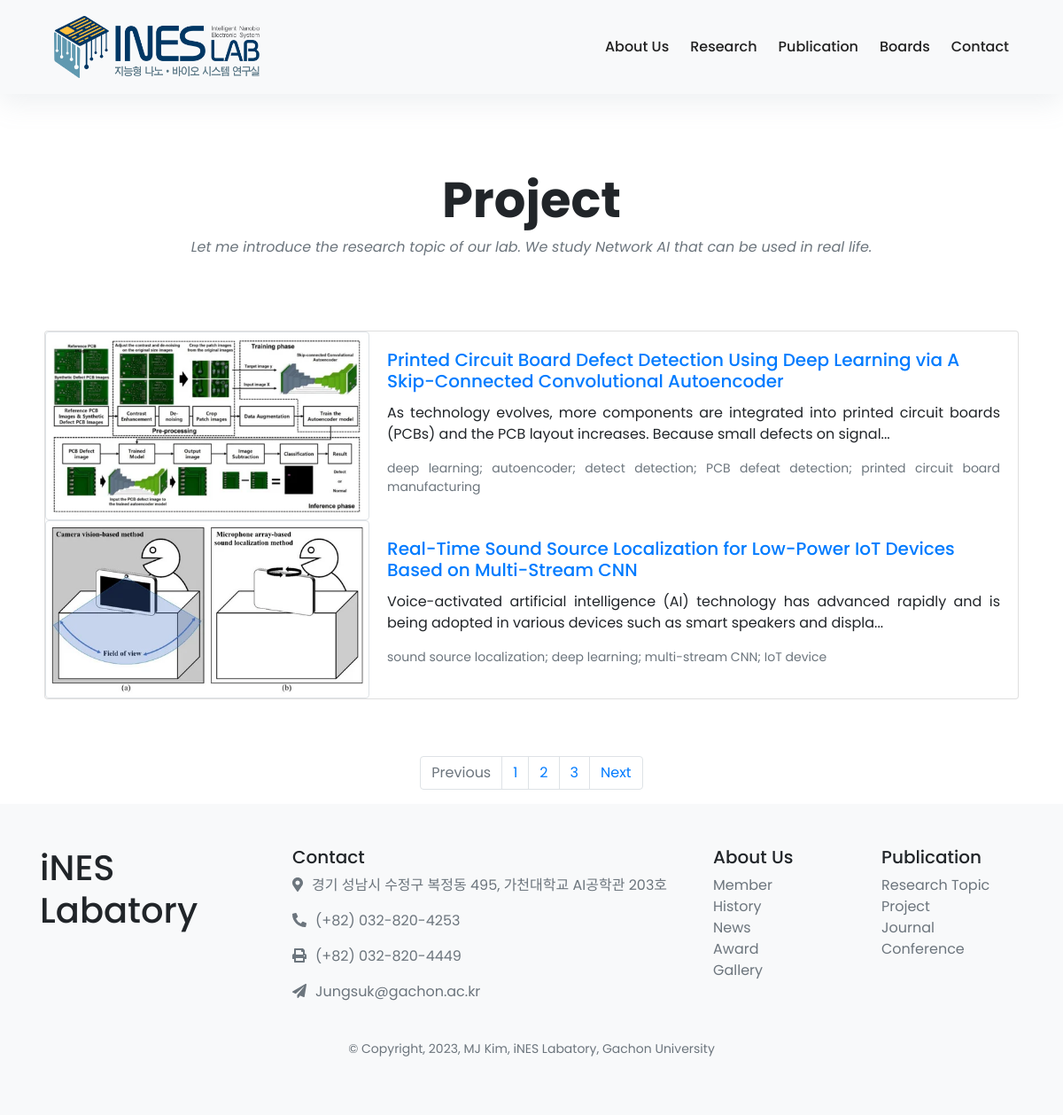
/projects/, run on the app's committed database.
### projects/models.py (models this page shows, shortened)
class article_list(models.Model):
    article_name = models.CharField(max_length=150)
    article_dates = models.DateTimeField(blank = True, null = True)
    article_author = models.CharField(max_length=150, default="")
    article_keywords = models.CharField(max_length=150)
    article_abstract = models.CharField(max_length=1500)
    article_photo_path = models.CharField(max_length=100)
    article_architecture_path =  models.CharField(max_length=100, default="/static/brain.png")
    article_github = models.URLField(max_length=200, default="https://github.com/")
    article_paper_link = models.URLField(max_length=200, default="")

### projects/views.py (the view)
# urls.py: path('', views.index, name='index'),
def index(request):
    articles = article_list.objects.all()
    template = loader.get_template('../templates/labweb/projects.html')
    for article in articles:
        if len(article.article_abstract) > 150:
            article.article_abstract = article.article_abstract[:150] + "..."
    context = {
        'article_list': articles
    }
    return HttpResponse(template.render(context, request))

### templates/labweb/projects.html (shortened to what this page needs)
{% extends 'labweb/base.html' %}
{% block style %}
  <link rel="stylesheet" href="/static/css/member.css">
{% endblock %}
{% block content %}
<div class="container py-5">
    <header class="text-center">
    <br><br><br><br><br><br>
    <h1 class="display-4 font-weight-bold">Project</h1>
    <p class="font-italic text-muted mb-0">Let me introduce the research topic of our lab. We study Network AI that can be used in real life.</p>
    <br><br><br>
  </header>
<div class="mx-auto card mb-3" style="max-width: 1100px; margin-top: 10px;" >
  <div class="row no-gutters">
    {%if article_list%}
      {%for article in article_list%}
        <div class="col-md-4" style="max-width: 500px;" >
          <img src="{{article.article_photo_path}}" class="img-thumbnail" style="width: 50%; width: auto; height: auto;" alt="...">
        </div>
        <div class="col-md-8">
          <div class="card-body">
            <h5 class="card-title"><a href="/projects/{{article.id}}/">{{article.article_name}}</h5></a>
            <p class="card-text">{{article.article_abstract}}</p>
            <p class="card-text"><small class="text-muted">{{article.article_keywords}}</small></p>
          </div>
        </div>
        {% endfor %}
      {% endif %}
  </div>
</div>
</div>
<nav aria-label="Page navigation example">
  <ul class="pagination justify-content-center">
    <li class="page-item disabled">
      <a class="page-link">Previous</a>
    </li>
    <li class="page-item"><a class="page-link" href="#">1</a></li>
    <li class="page-item"><a class="page-link" href="#">2</a></li>
    <li class="page-item"><a class="page-link" href="#">3</a></li>
    <li class="page-item">
      <a class="page-link" href="#">Next</a>
    </li>
  </ul>
</nav>
{% endblock %}

### static/css/navbar.css (style rules this page uses)
body { font-family: 'Poppins', sans-serif !important; font-size: 16px; line-height: 24px; font-weight: 400; color: #212112; background-image: linear-gradient( to top, rgba(255,255,255,0) 10%, rgba(255,255,255,0.25) 25%, rgba(255,255,255,0.5) 50%, rgba(255,255,255,0.75) 75%, rgba(255,255,255,1) 100% ), url('/static/images/home2.jpeg'); background-position: center bottom ; background-repeat: no-repeat; background-size: 100% 50%; background-color: #fff; overflow-x: hidden; }

### templates/labweb/projects.html (style rules this page uses)
.card-text { text-align: justify; }

### templates/labweb/base.html (style rules this page uses)
body { font-family: "Big Caslon Medium", sans-serif; }

### data on the page
article_list: article_photo_path (picture), article_name "Printed Circuit Board Defect Detection Using Deep Learning via A Skip-Connected Convolutional Autoencoder", article_abstract "As technology evolves, more components are integrated into printed circuit boards (PCBs) and the PCB layout increases. Because small defects on signal...", article_keywords "deep learning; autoencoder; detect detection; PCB defeat detection; printed circuit board manufacturing"
article_list: article_photo_path (picture), article_name "Real-Time Sound Source Localization for Low-Power IoT Devices Based on Multi-Stream CNN", article_abstract "Voice-activated artificial intelligence (AI) technology has advanced rapidly and is being adopted in various devices such as smart speakers and displa...", article_keywords "sound source localization; deep learning; multi-stream CNN; IoT device"
